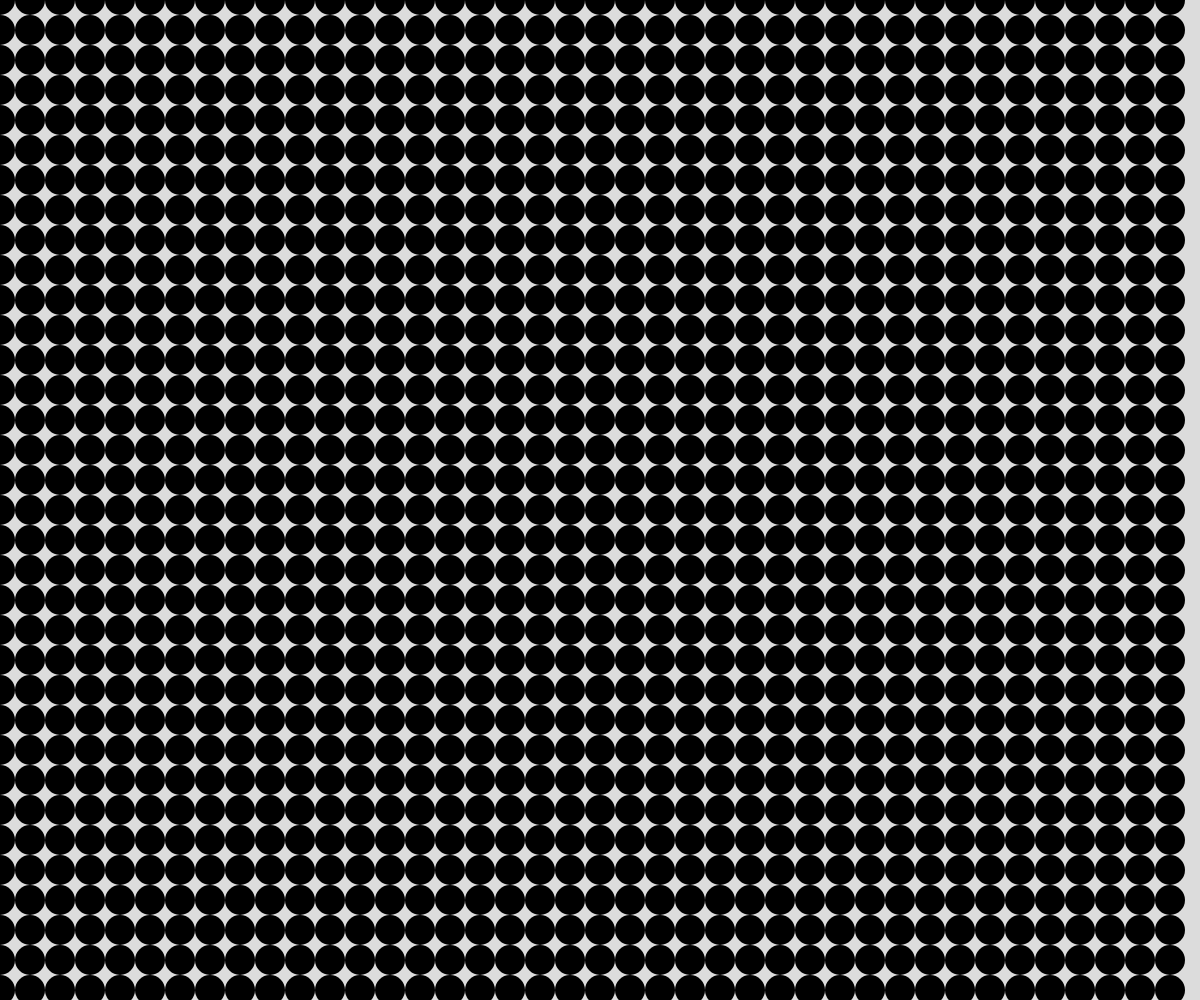
Frame 1 (no input)
Frame 60 (no input): identical to frame 1, image omitted
Frame 120 (the mouse pressed at the canvas centre since frame 60): identical to frame 1, image omitted

The p5.js sketch that drew this single still picture (run headless with seeded random() and noise() and a simulated clock; from frame 60 on, the mouse is pressed at the canvas centre):

// p5.js sketch
// ── sketch.js
// Project Title
// Your Name
// Date
//
// Extra for Experts:
// - describe what you did to take this project "above and beyond"

let gridSize = 30


function setup() {
  createCanvas(windowWidth, windowHeight);
}



function grid(){
  //draw grid or something
  strokeWeight(30);
  let x = 0;
  while(x < width){
    let y = 0;
    while(y < height){
      point(x, y);
      y += gridSize;
    }
    x += gridSize
  }

}
function draw() {
  background(220);
  grid();
}
